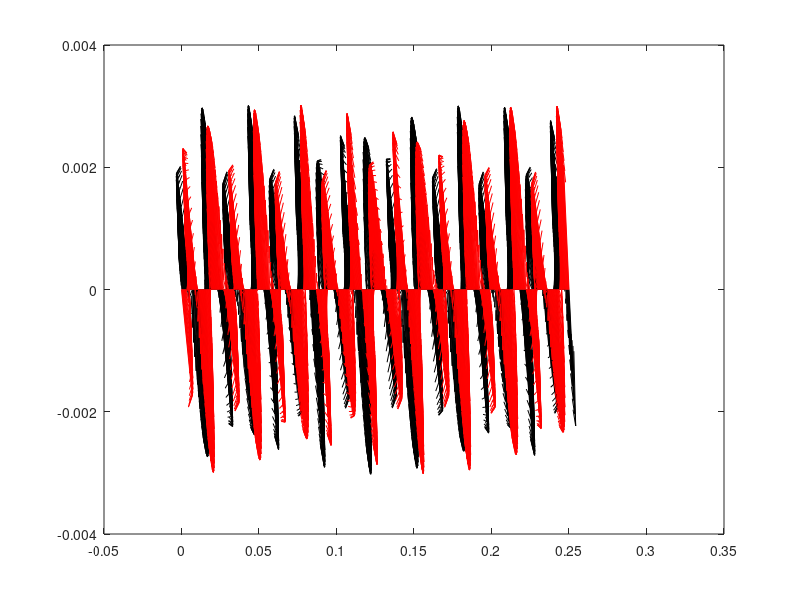
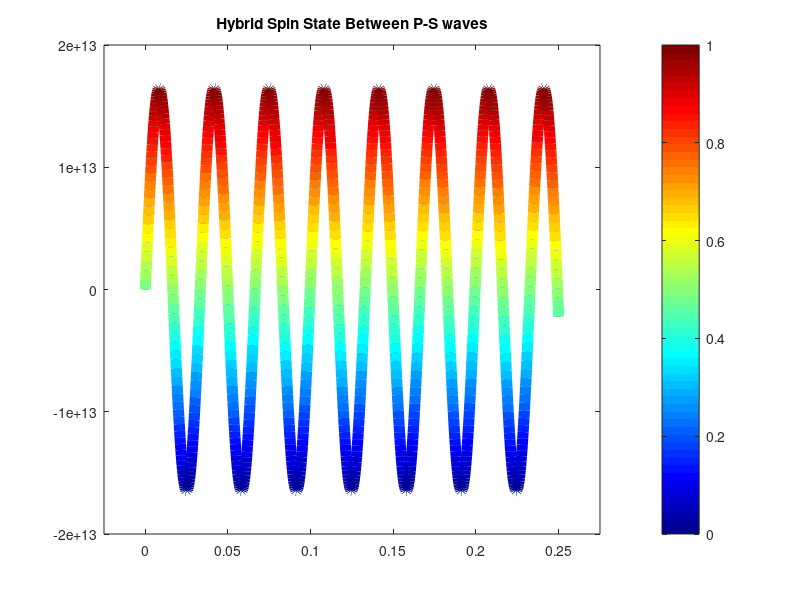

Reproduce these figures in MATLAB, in order. (Note: this script raises an error after producing the figures.)



%% THIS SAMPEL CODE EXPLORES THE INTRINSIC SPIN OF ELASTIC WAVE          %%
%%%%%%%%%%%%%%%%%%%%%%%%%%%%%%%%%%%%%%%%%%%%%%%%%%%%%%%%%%%%%%%%%%%%%%%%%%%
%% REFER CHAPTER 3 Eq. 3.61.1 and 3.62.2 in Book Metamaterial in Topological Acoustics, CRC Press, 2023
% Code written by Prof. Sourav Banerjee Date 06/24/2022

%%%%%%%%%%%%%%%%%%%%%%%%%%%%%%%%%%%%%%%%%%%%%%%%%%%%%%%%%%%%%%%%%%%%%%%%%%%
%Explore SpinState
SpinState = 3; % 1 for P-P Interaction, 2 for S-S interaction, 3 for P-S Hybrid Interaction
SpinPlotAlong =0; % Angle in degree
%t1=44.59;
t2=44.59;

t1=69.14;
%t2=-69.14;


%% WAVE - AMPLITUDES 
%Amplitude of P-waves
A1 = 0.1866; % amplitude of L-Wave 1
A2 = 0.1866; % amplitude of L-Wave 2
% Amplitude of S-waves
B1 = 0.6820; % amplitude of T-Wave 1
B2 = -0.6820; % amplitude of T-Wave 2

% C1 = 0.7071; % amplitude of T-Wave 1
% C2 = 0.7071; % amplitude of T-Wave 2

% % Amplitude of P-waves
% A1 = 0.5583; % amplitude of L-Wave 1
% A2 = -0.5583; % amplitude of L-Wave 2
% 
% % Amplitude of S-waves
% B1 = 0.4340; % amplitude of T-Wave 1
% B2 = 0.4340; % amplitude of T-Wave 2
%% WAVE - VELOCITIES
% Velocities of P-wave
Cp1 = 6191.4; % m/sec wave velocity of P-wave 1
Cp2 = 6191.4; % m/sec wave velocity of P-wave 2
% Velocities of S-wave
Cs1 = 3095.7; % m/sec wave velocity of S-wave 1
Cs2 = 3095.7; % m/sec wave velocity of S-wave 2
%% FREQUENCY & DENSITY
w=1003000;  % in Hz frequency
rho=2700;    % in Kg/m^3
SF=rho*w/2; % a Spin Factor 
%% WAVENUMBER
% Wavenumber of P-waves - Two wave interaction
kp1 = w/Cp1; % wavenumber of P-wave 1
kp2 = w/Cp2;  % wavenumber of P-wave 2
%spin fiziud of S0 mode overwrite 
% kp2=1339.45/(2*pi);
% kp1=1339.45/(2*pi);
% Wavenumber of S-wave 
ks1 = w/Cs1; % wavenumber of wave 1
ks2 = w/Cs2;  % wavenumber of wave 2

%% 1-D SPATIAL DISCREATIZATION 
D=0.002;
x_min = 0;
x_max = 0.25; % total length along the plate axis 250 mm
num_points_x = 1000; % number of points in the x direction
del_x=(x_max-x_min)/num_points_x; % in m
Length=x_max; % in m
%% WAVE PROPAGATION DIRETION OF WAVE 1 and WAVE 2 & WAVEVECTOR
theta_1 = t1-SpinPlotAlong ; % wave propagation diraction of P-wave 1
theta_2 = t2-SpinPlotAlong; % wave propagation diraction of P-wave 2

% P-wave Vecotors for wave 1 and wave 2
kp1_1=kp1*cosd(theta_1);  % k1 wave number along x1 for P-wave 1
kp1_2=kp1*sind(theta_1);  % k2 wave number along x2 for P-wave 1

kp2_1=kp2*cosd(theta_2);  % k1 wave number along x1 for P-wave 2
kp2_2=kp2*sind(theta_2);  % k2 wave number along x2 for P-wave 2

% S-wave Vecotors for wave 1 and wave 2
ks1_1=ks1*cosd(theta_1);  % k1 wave number along x1 for S-wave 1
ks1_2=ks1*sind(theta_1);  % k2 wave number along x2 for S-wave 1

ks2_1=ks2*cosd(theta_2);  % k1 wave number along x1 for S-wave 2
ks2_2=ks2*sind(theta_2);  % k2 wave number along x2 for S-wave 2

%% WAVE POLARIZATION 
% Wave polarization direction of the P-wave
P_1 = theta_1 ; % wave polarization diraction of P-wave 1 along Theta 1 
P_2 = theta_2; % wave polarization diraction of P-wave 2 along Theta 2

% Wave polarization direction of the S-wave 
S_1=90+theta_1; %wave polarization diraction of S-wave 1 Orthogonal to Theta 1
S_2=-(90+theta_2); %wave polarization diraction of S-wave 2 Orthogonal to Theta 2

%% SPATIAL DISCRETIZATION
%i=sqrt(-1);

x1=0:del_x:Length; % discretize the x1 axis 
x2=0:del_x:Length; % discretize the x2 axis 

x1_plot=(zeros(length(x2),1))';
x2_plot=(zeros(length(x1),1))';

x3=(zeros(length(x1),1))';

%% WAVE POTENTIALS 
% P-wave potential 
fi1_exp = A1.*exp(1i*((kp1_1.*x1)+(kp1_2.*x2)+(kp1.*cosd(90).*x3)));
fi2_exp = A2.*exp(1i*((kp2_1.*x1)+(kp2_2.*x2)+(kp2.*cosd(90).*x3)));
% SV-wave potential 
Zi1_exp = B1.*exp(1i*((ks1_1.*x1)+(ks1_2.*x2)+(ks1.*cosd(90).*x3)));
Zi2_exp = B2.*exp(1i*((ks2_1.*x1)+(ks2_2.*x2)+(ks2.*cosd(90).*x3)));

%% WAVE DISPLACEMENT AMPLITUDE
% P-wave

u1_fi1 = 1i*kp1_1*fi1_exp; % u1 = dfi/dx1 & u2 = dfi/dx2
u2_fi1 = 1i*kp1_2*fi1_exp; % No minus sign V.Imp

u1_fi2 = 1i*kp2_1*fi2_exp; % u1 = dfi/dx1 & u2 = dfi/dx2
u2_fi2 = 1i*kp2_2*fi2_exp; % No minus sign V.Imp

u1_Zi1 = 1i*ks1_2*Zi1_exp; % See the reverse: u1 = dZi/dx2 & u2 = -dZi/dx1
u2_Zi1 = -1i*ks1_1*Zi1_exp; % Please mind the minus sign V.Imp

u1_Zi2 = 1i*ks2_2*Zi2_exp; % See the reverse: u1 = dZi/dx2 & u2 = -dZi/dx1
u2_Zi2 = -1i*ks2_1*Zi2_exp; % Please mind the minus sign V.Imp


%% SUPERPOSED WAVE DISPLACEMENT ALONG X1 and X2 DIRECTIONS
if (SpinState ==1)
       %% 2-P-wave Superposition
        u1=u1_fi1+u1_fi2;  % P-wave 1+2 disp Along x1
        u2=u2_fi1+u2_fi2;  % P-wave 1+2 disp Along x2
elseif (SpinState==2)
        %% 2-S-wave Superposition 
        u1=u1_Zi1+u1_Zi2; % S-wave 1+2 disp Along x1
        u2=u2_Zi1+u2_Zi2; % S-wave 1+2 disp Along x2
elseif(SpinState==3)
        %% 1P-1S-Hybrid wave P along theta1 so use fi1, S along theta2 so use Zi2
        u1=u1_Zi1+u1_fi2;  
        u2=u2_Zi1+u2_fi2;  
        % u1=u1_fi1+u1_Zi2;  
        % u2=u2_fi1+u2_Zi2;  


end
%%

%% EXPLORING THE INTRINSIC SPIN ONLY X1-X2 PLANE
%% 2-P-wave
sample = size(x1,2);                % At every position along X
Spin_imag=zeros(sample,1);
for i = 1:sample
    ULcross = u1(i)*conj(u2(i))-u2(i)*conj(u1(i));
    %Spin_real(i)=SF*real(ULcross);
    Spin_imag(i)=SF*imag(ULcross);
    %Spin_abs(i)=SF*abs(ULcross);
end

save('BloodyMatchIntrinsic.mat','u1_fi1','u2_fi1','u1_fi2','u2_fi2');
%% VISUALIZATION OF Polarization and SPIN

figure(1);
    quiver(x1,x2_plot,real(u1),real(u2),'k-'); hold on
    
figure(1);
    quiver(x1,x2_plot,imag(u1),imag(u2),'r-');
%legend('real u','imag u')
axis normal


if (SpinState==1)
    figure; %plot(Spin_L_real,'k','LineWidth',4); hold on

    plot(x1,Spin_imag,'LineWidth',4);
    xlim([-(0.1)*max(x1), max(x1)+(0.1)*max(x1)])
    title('Similar Spin State Between P-P waves')
    % Get the current colormap (jet)
    cmap = colormap('jet');
    %scaled_spin = (Spin_imag - min(Spin_imag)) / (max(Spin_imag) - min(Spin_imag));
    % Compute the color indices based on y values
    num_colors = size(cmap, 1);
    color_indices = round(interp1(linspace(min(Spin_imag), max(Spin_imag), num_colors), 1:num_colors, Spin_imag));
    % Apply colors to the line plot
    hold on;
    for i = 1:length(x1)-1
        plot(x1(i:i+1), Spin_imag(i:i+1), 'Color', cmap(color_indices(i), :), 'LineWidth', 14);
    end
    hold off;
    
    % Add colorbar for reference (optional)
    colorbar;
    clim([min(Spin_imag) max(Spin_imag)]);

elseif(SpinState==2)
    figure;%plot(Spin_L_real,'k','LineWidth',4); hold on
    plot(x1,Spin_imag,'LineWidth',4);
    xlim([-(0.1)*max(x1), max(x1)+(0.1)*max(x1)])
    title('Similar Spin State Between S-S waves')
        cmap = colormap('jet');
    % Compute the color indices based on y values
    num_colors = size(cmap, 1);
    color_indices = round(interp1(linspace(min(Spin_imag), max(Spin_imag), num_colors), 1:num_colors, Spin_imag));
    % Apply colors to the line plot
    hold on;
    for i = 1:length(x1)-1
        plot(x1(i:i+1), Spin_imag(i:i+1), 'Color', cmap(color_indices(i), :), 'LineWidth', 8);
    end
    hold off;
    
    % Add colorbar for reference (optional)
    colorbar;
    clim([min(Spin_imag) max(Spin_imag)]);
elseif (SpinState==3)
    figure;%plot(Spin_L_real,'k','LineWidth',4); hold on
    plot(x1,Spin_imag,'LineWidth',4);
    xlim([-(0.1)*max(x1), max(x1)+(0.1)*max(x1)])
    title('Hybrid Spin State Between P-S waves')
        cmap = colormap('jet');
    % Compute the color indices based on y values
    num_colors = size(cmap, 1);
    color_indices = round(interp1(linspace(min(Spin_imag), max(Spin_imag), num_colors), 1:num_colors, Spin_imag));
    % Apply colors to the line plot
    hold on;
    for i = 1:length(x1)-1
        plot(x1(i:i+1), Spin_imag(i:i+1), 'Color', cmap(color_indices(i), :), 'LineWidth', 8);
    end
    hold off;
    
    % Add colorbar for reference (optional)
    colorbar;
    clim([min(Spin_imag) max(Spin_imag)]);
end         
%% END
